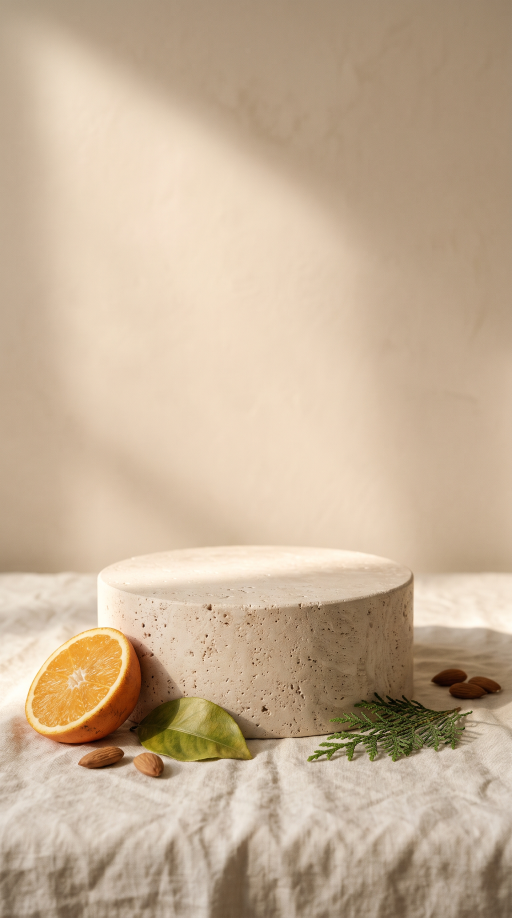
#> input picture 02_PRACA/grafika/zdroj/cleaner_natur/in/4_podstavec.jpg, 1536 x 2752 px (shown at 1/3 size)
$ python bez_podstavca.py
#> lines starting #> are read from the running program, lines starting #| are printed output that depends on the picture; after the words box and inside, x2 and y2 are one past the last pixel; in counts of white or black regions, pixels touching at a corner belong together
"""⚠️ NEPOUŽITÉ (15. 11.): výsledok mal šmuhy a hrany — podstavec odstránil Luk v Gemini (prompt v PROMPTY_GEMINI.md).
Z obrázka 4 odstráni travertínový podstavec (stena = inpaint, ľan = klon zo spodku s vyrovnaním jasu).
Suroviny (pomaranč, list, céder, mandle) ostanú. Výstup: in/4b_bez_podstavca.jpg
Použitie: python3 bez_podstavca.py"""
import os
import numpy as np
import cv2

D = os.path.dirname(os.path.abspath(__file__))
im = cv2.imread(os.path.join(D, 'in', '4_podstavec.jpg')).astype(np.float32)
H, W = im.shape[:2]
#> H = 2752; W = 1536
HOR = 1712                                   # kde ľan stretá stenu

# oblasť podstavca + jeho vrhnutý tieň doprava
ped = np.zeros((H, W), np.uint8)
cv2.ellipse(ped, (767, 1690), (480, 70), 0, 0, 360, 255, -1)
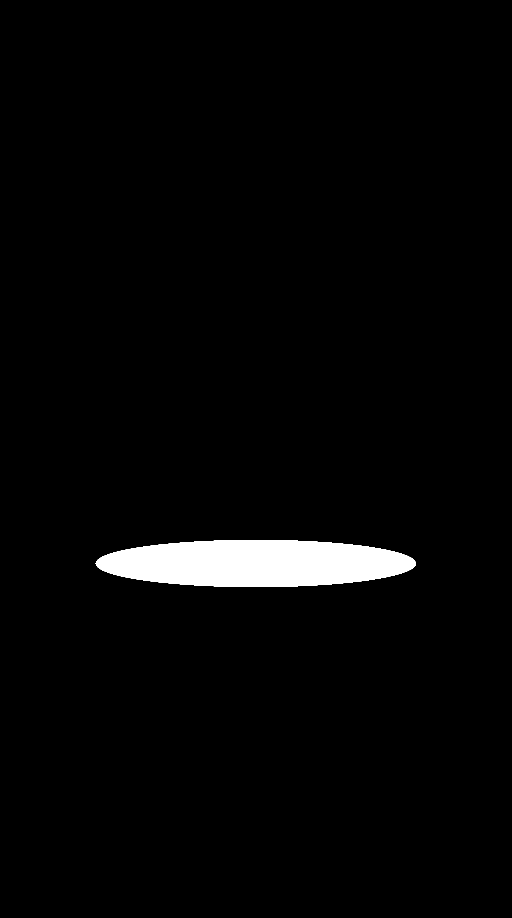
#> ped: shape (2752, 1536) (shown at 1/3 size); 2.5% white; 1 white region, box (x1, y1, x2, y2) and area: (287, 1620, 1248, 1761) 106423
cv2.rectangle(ped, (287, 1690), (1247, 2170), 255, -1)
cv2.ellipse(ped, (767, 2170), (480, 45), 0, 0, 180, 255, -1)
#> ped: shape (2752, 1536); 13% white; 1 white region, box (x1, y1, x2, y2) and area: (287, 1620, 1248, 2216) 548832
# suroviny pred podstavcom: ručné oblasti ∩ sýte/tmavé pixely
hsv = cv2.cvtColor(im.astype(np.uint8), cv2.COLOR_BGR2HSV)
#> hsv: shape (2752, 1536, 3); mean H, S, V 16.1, 65.6, 198.2
hand = np.zeros((H, W), np.uint8)
cv2.ellipse(hand, (250, 2055), (190, 185), 0, 0, 360, 255, -1)       # pomaranč
#> hand: shape (2752, 1536); 2.6% white; 1 white region, box (x1, y1, x2, y2) and area: (60, 1870, 441, 2241) 110867
cv2.fillPoly(hand, [np.array([(390, 2190), (520, 2080), (640, 2090), (760, 2280), (560, 2290), (400, 2230)])], 255)  # list
cv2.fillPoly(hand, [np.array([(900, 2290), (1000, 2070), (1200, 2060), (1420, 2120), (1400, 2260), (1050, 2300)])], 255)  # céder
#> hand: shape (2752, 1536); 6.1% white; 3 white regions, box (x1, y1, x2, y2) and area: (60, 1870, 441, 2241) 110867, (900, 2060, 1421, 2301) 95886, (390, 2080, 761, 2291) 51176
obj = (hsv[:, :, 1] > 70).astype(np.uint8) * 255
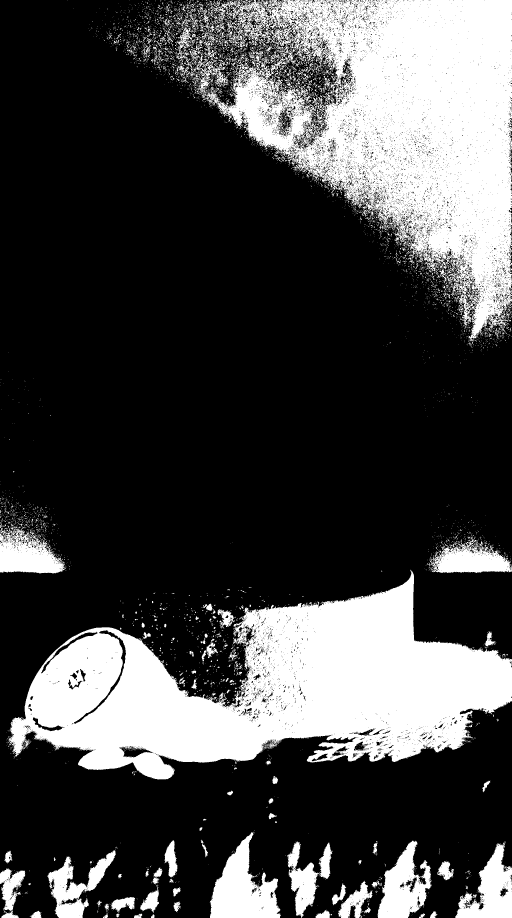
#> obj: shape (2752, 1536) (shown at 1/3 size); 27.6% white; 6247 white regions (5825 under 20 px), largest, box (x1, y1, x2, y2) and area: (528, 0, 1536, 1024) 487185, (22, 1709, 1536, 2339) 483765, (629, 2497, 843, 2752) 28650
obj = cv2.bitwise_and(obj, hand)
#> obj: shape (2752, 1536); 5.2% white; 84 white regions (79 under 20 px), largest, box (x1, y1, x2, y2) and area: (74, 1882, 441, 2241) 90726, (920, 2060, 1421, 2288) 77848, (390, 2080, 759, 2288) 49864, (1409, 2143, 1416, 2153) 27, (1407, 2175, 1413, 2183) 21
obj = cv2.morphologyEx(obj, cv2.MORPH_CLOSE, np.ones((9, 9), np.uint8))
#> obj: shape (2752, 1536); 5.4% white; 2 white regions, box (x1, y1, x2, y2) and area: (74, 1882, 759, 2288) 146445, (920, 2060, 1421, 2288) 83580
obj = cv2.dilate(obj, np.ones((7, 7), np.uint8))
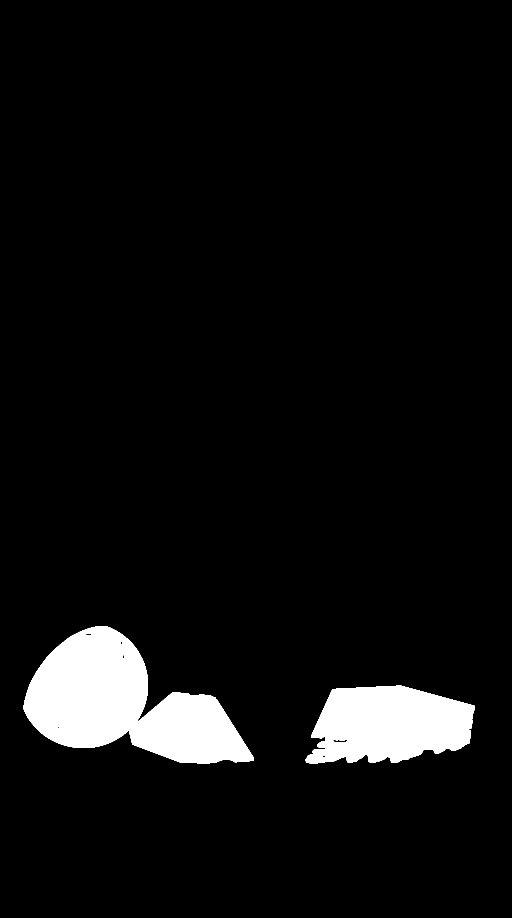
#> obj: shape (2752, 1536) (shown at 1/3 size); 5.8% white; 2 white regions, box (x1, y1, x2, y2) and area: (71, 1879, 762, 2291) 155013, (917, 2057, 1424, 2291) 89514
mask = cv2.bitwise_and(ped, cv2.bitwise_not(obj))
#> mask: shape (2752, 1536); 10.4% white; 7 white regions (3 under 20 px), largest, box (x1, y1, x2, y2) and area: (287, 1620, 1248, 2216) 438208, (368, 1953, 374, 1976) 74, (362, 1925, 368, 1935) 35, (379, 2193, 388, 2199) 29

out = im.copy()
# 1) stena: inpaint v 1/4 + rozmazanie
wall = mask.copy(); wall[HOR + 20:] = 0
#> after `wall[HOR + 20:] = 0`:
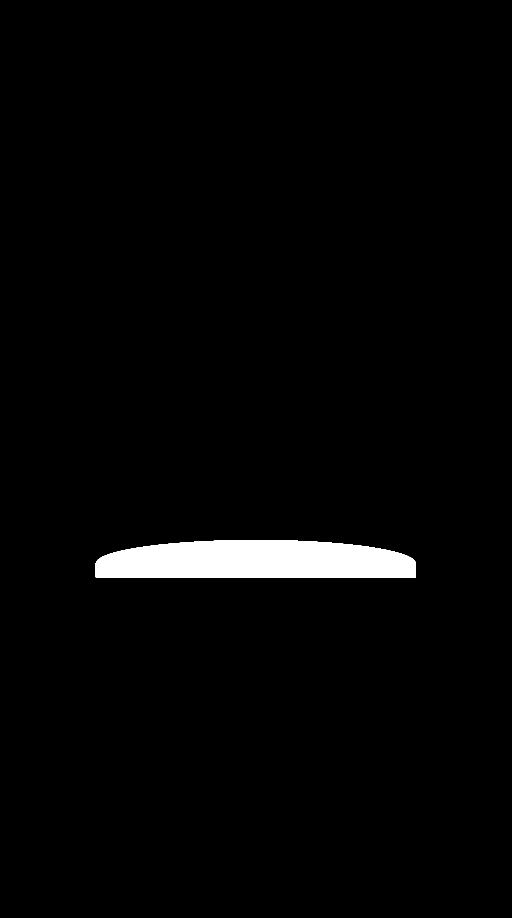
#> wall: shape (2752, 1536) (shown at 1/3 size); 2.2% white; 1 white region, box (x1, y1, x2, y2) and area: (287, 1620, 1248, 1732) 93092
sm = cv2.resize(im.astype(np.uint8), (W // 4, H // 4), interpolation=cv2.INTER_AREA)
ms = cv2.dilate((cv2.resize(wall, (W // 4, H // 4)) > 0).astype(np.uint8), np.ones((3, 3), np.uint8))
#> ms: shape (688, 384); values 0 (black) and 1 (white), 2.4% white; 1 white region, box (x1, y1, x2, y2) and area: (71, 404, 313, 434) 6388
fill = cv2.GaussianBlur(cv2.inpaint(sm, ms, 8, cv2.INPAINT_TELEA), (0, 0), 4)
fill = cv2.resize(fill, (W, H), interpolation=cv2.INTER_CUBIC).astype(np.float32)
#> fill: shape (2752, 1536, 3) float32
# 2) ľan: jemná štruktúra (vysoké frekvencie) zo spodku pod mandľami, jas a tiene z okolia (inpaint)
TOP = 2340
lowsrc = cv2.resize(cv2.inpaint(sm, cv2.dilate((cv2.resize(mask, (W // 4, H // 4)) > 0).astype(np.uint8), np.ones((3, 3), np.uint8)), 10, cv2.INPAINT_TELEA), (W, H), interpolation=cv2.INTER_CUBIC).astype(np.float32)
lowsrc = cv2.GaussianBlur(lowsrc, (0, 0), 10)
hf = im - cv2.GaussianBlur(im, (0, 0), 14)
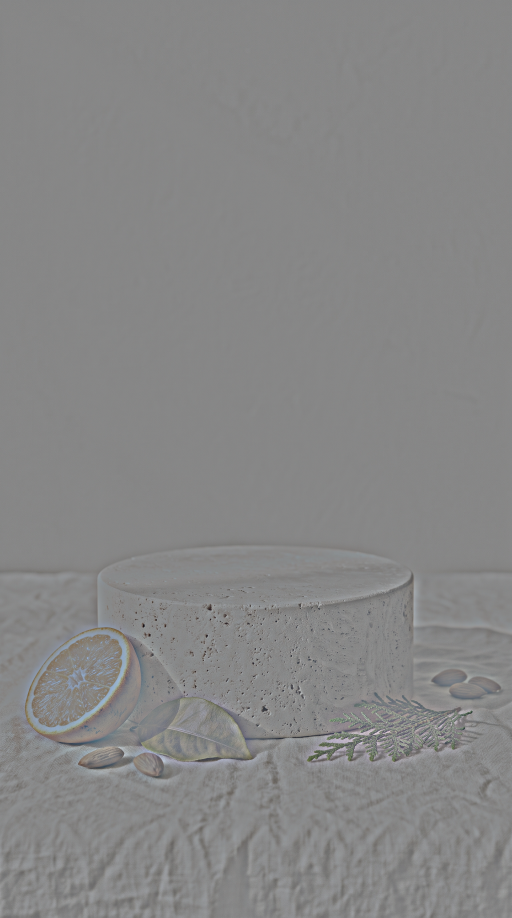
#> hf: shape (2752, 1536, 3) float32 (shown at 1/3 size); mean B, G, R 0, 0, 0; drawn with min black and max white
lin = np.zeros_like(im)
period = H - TOP
#> period = 412
for y in range(HOR - 10, H):
    k = (y - (HOR - 10)) % (2 * period)
    sy = TOP + (k if k < period else 2 * period - 1 - k)      # zrkadlové opakovanie
    sy = min(H - 1, sy)
    scale = 0.55 + 0.45 * (y - HOR) / (2200 - HOR)              # vzadu jemnejšia štruktúra
    lin[y] = lowsrc[y] + hf[sy] * np.clip(scale, 0.5, 1.0)
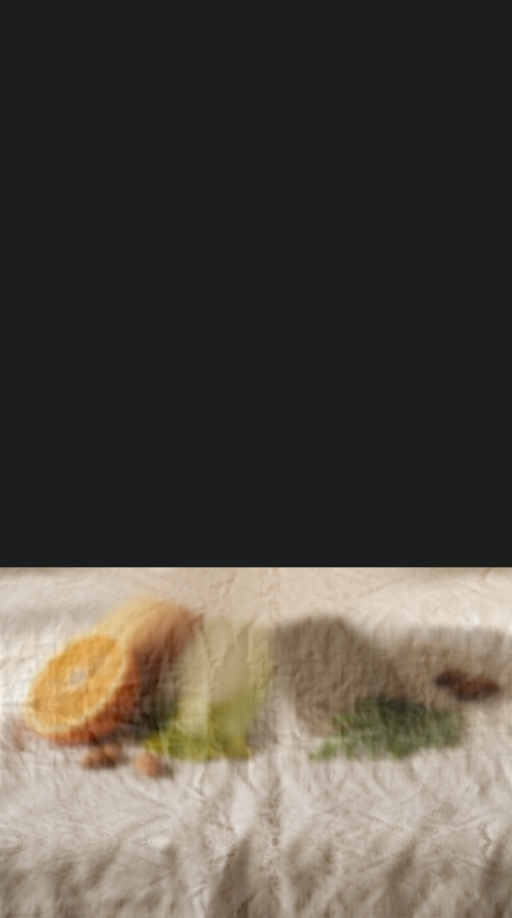
#> lin: shape (2752, 1536, 3) float32 (shown at 1/3 size); mean B, G, R 50.7, 61.2, 69.4; drawn with min black and max white
# prechod stena → ľan cez horizont
t = np.clip((np.arange(H, dtype=np.float32) - (HOR - 8)) / 16, 0, 1)[:, None, None]
#> t = 2752 values from 0 to 1
patch = fill * (1 - t) + lin * t
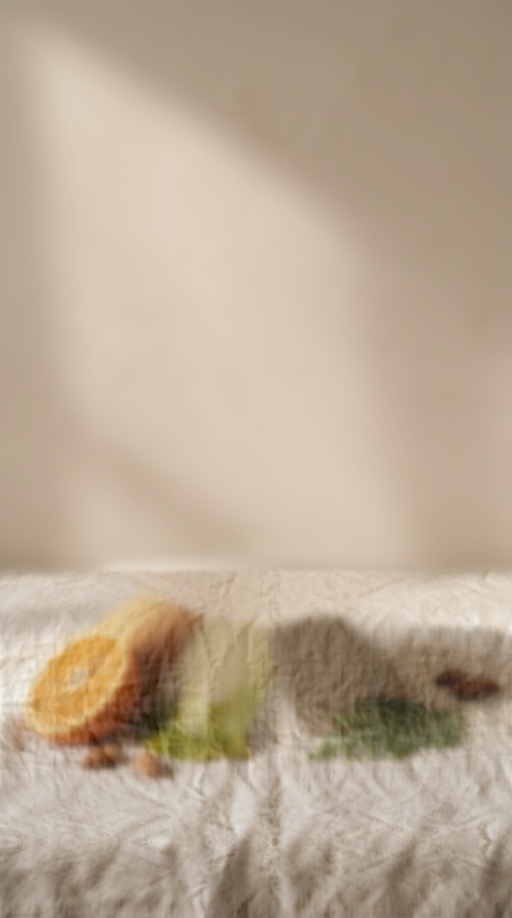
#> patch: shape (2752, 1536, 3) float32 (shown at 1/3 size); mean B, G, R 150.2, 176.4, 196.3; drawn with min black and max white
m = cv2.GaussianBlur(mask.astype(np.float32) / 255, (0, 0), 3)[:, :, None]
out = im * (1 - m) + patch * m
cv2.imwrite(os.path.join(D, 'in', '4b_bez_podstavca.jpg'), np.clip(out, 0, 255).astype(np.uint8), [cv2.IMWRITE_JPEG_QUALITY, 95])
print('ok')

$ run again, with 02_PRACA/grafika/zdroj/cleaner_natur/in/1_sad.jpg copied over 02_PRACA/grafika/zdroj/cleaner_natur/in/4_podstavec.jpg
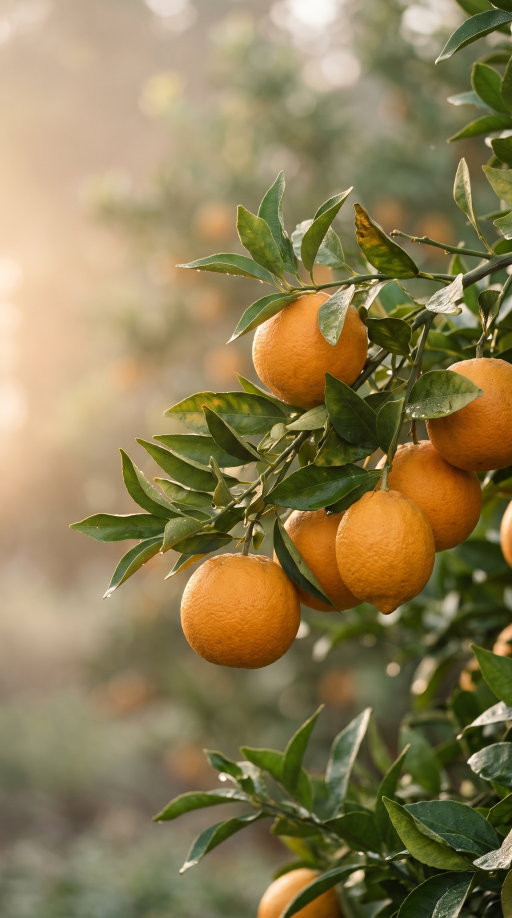
#> input picture 02_PRACA/grafika/zdroj/cleaner_natur/in/1_sad.jpg, 1536 x 2752 px (shown at 1/3 size)
#> hsv: shape (2752, 1536, 3); mean H, S, V 24.7, 116, 143.5
#> `obj = (hsv[:, :, 1] > 70).astype(np.uint8) * 255`:
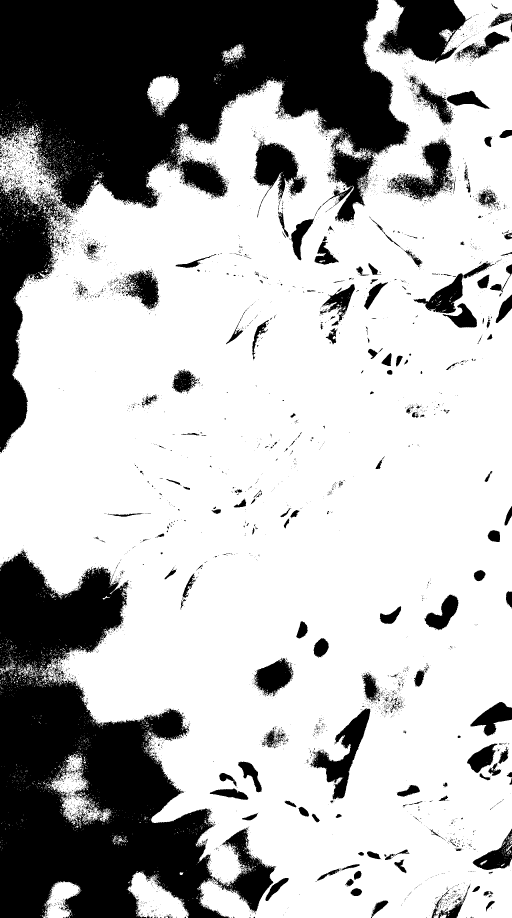
#> obj: shape (2752, 1536) (shown at 1/3 size); 70.4% white; 6573 black regions (6242 under 20 px), largest, box (x1, y1, x2, y2) and area: (0, 0, 1232, 667) 521272, (0, 1650, 825, 2752) 430637, (0, 540, 215, 1358) 68379
#> mask: shape (2752, 1536); 10.6% white; 3 white regions, box (x1, y1, x2, y2) and area: (287, 1620, 1248, 2216) 441831, (447, 2137, 542, 2208) 4496, (1012, 2130, 1107, 2210) 3102
#> wall: shape (2752, 1536); 2.2% white; 1 white region, box (x1, y1, x2, y2) and area: (287, 1620, 1248, 1732) 93092
#> ms: shape (688, 384); values 0 (black) and 1 (white), 2.4% white; 1 white region, box (x1, y1, x2, y2) and area: (71, 404, 313, 434) 6388
#> `out = im * (1 - m) + patch * m`:
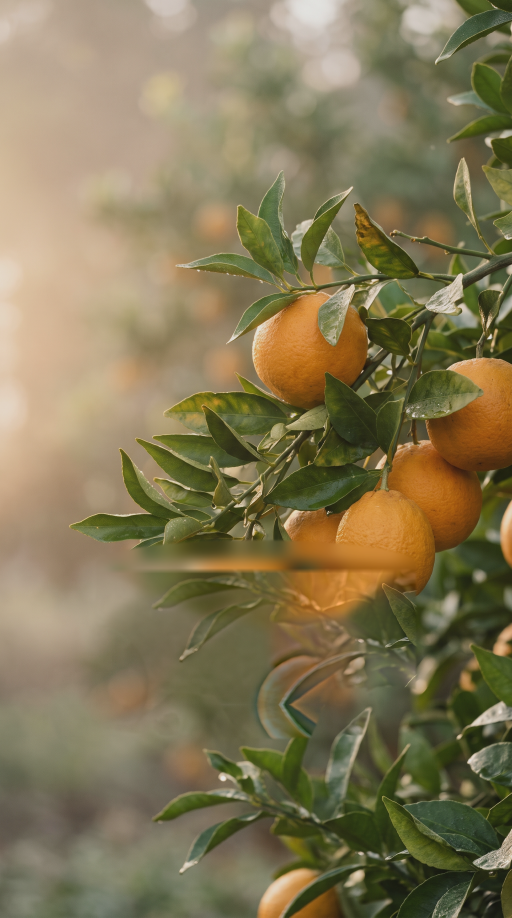
#> out: shape (2752, 1536, 3) float32 (shown at 1/3 size); mean B, G, R 84.9, 125.9, 140.2; drawn with min black and max white

$ run again, with 02_PRACA/grafika/zdroj/cleaner_natur/in/2_suroviny.jpg copied over 02_PRACA/grafika/zdroj/cleaner_natur/in/4_podstavec.jpg
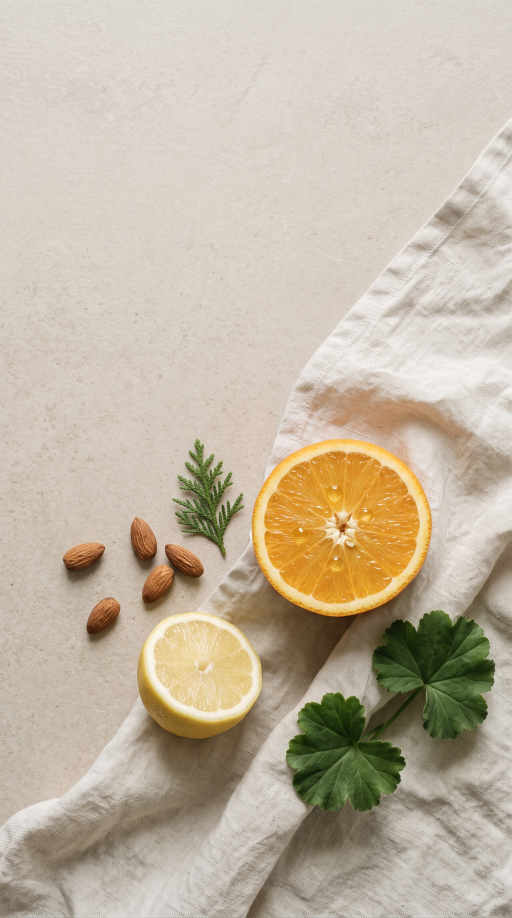
#> input picture 02_PRACA/grafika/zdroj/cleaner_natur/in/2_suroviny.jpg, 1536 x 2752 px (shown at 1/3 size)
#> hsv: shape (2752, 1536, 3); mean H, S, V 17.5, 47.5, 194.3
#> `obj = (hsv[:, :, 1] > 70).astype(np.uint8) * 255`:
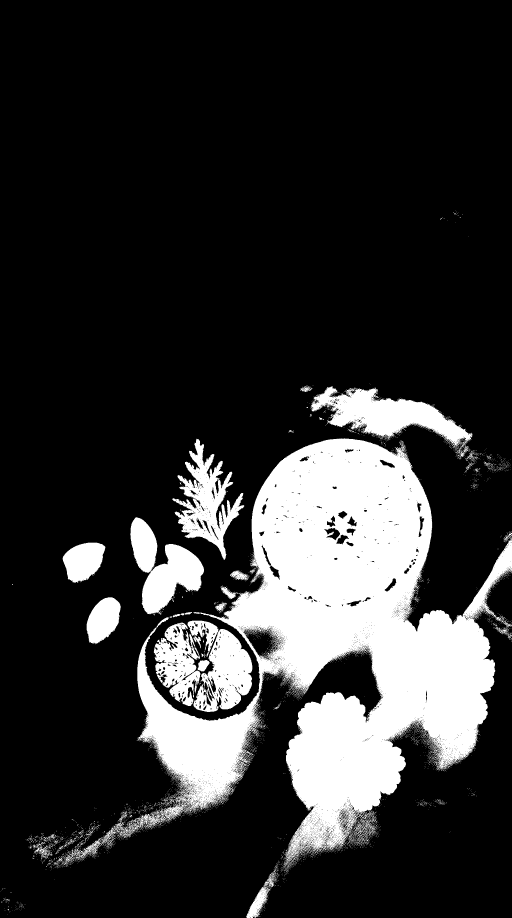
#> obj: shape (2752, 1536) (shown at 1/3 size); 19.2% white; 5080 white regions (4985 under 20 px), largest, box (x1, y1, x2, y2) and area: (306, 1315, 1536, 2601) 618118, (932, 1158, 1418, 1347) 37396, (391, 1552, 612, 1845) 31321
#> mask: shape (2752, 1536); 11.4% white; 1 white region, box (x1, y1, x2, y2) and area: (287, 1620, 1248, 2216) 481619
#> wall: shape (2752, 1536); 2.2% white; 1 white region, box (x1, y1, x2, y2) and area: (287, 1620, 1248, 1732) 93092
#> ms: shape (688, 384); values 0 (black) and 1 (white), 2.4% white; 1 white region, box (x1, y1, x2, y2) and area: (71, 404, 313, 434) 6388
#> `out = im * (1 - m) + patch * m`:
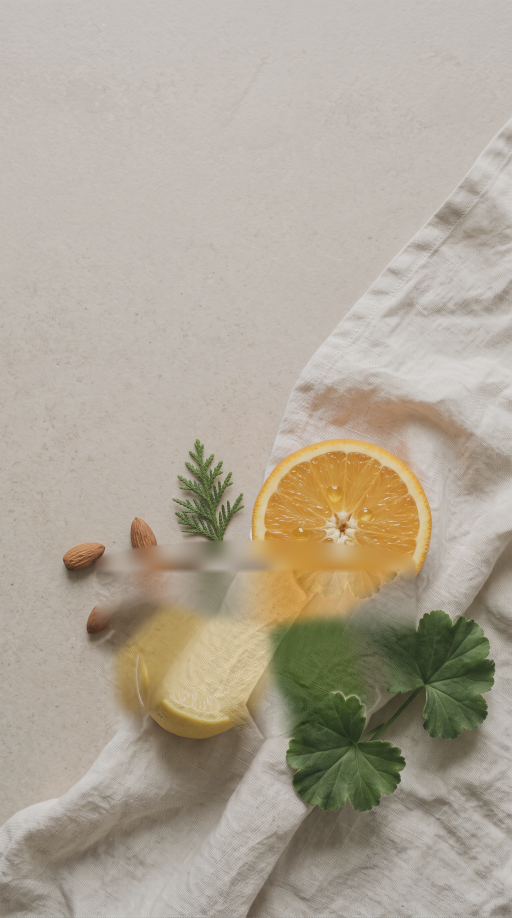
#> out: shape (2752, 1536, 3) float32 (shown at 1/3 size); mean B, G, R 161.7, 180.3, 193; drawn with min black and max white

$ run again, with 02_PRACA/grafika/zdroj/cleaner_natur/in/3_kvapka.jpg copied over 02_PRACA/grafika/zdroj/cleaner_natur/in/4_podstavec.jpg
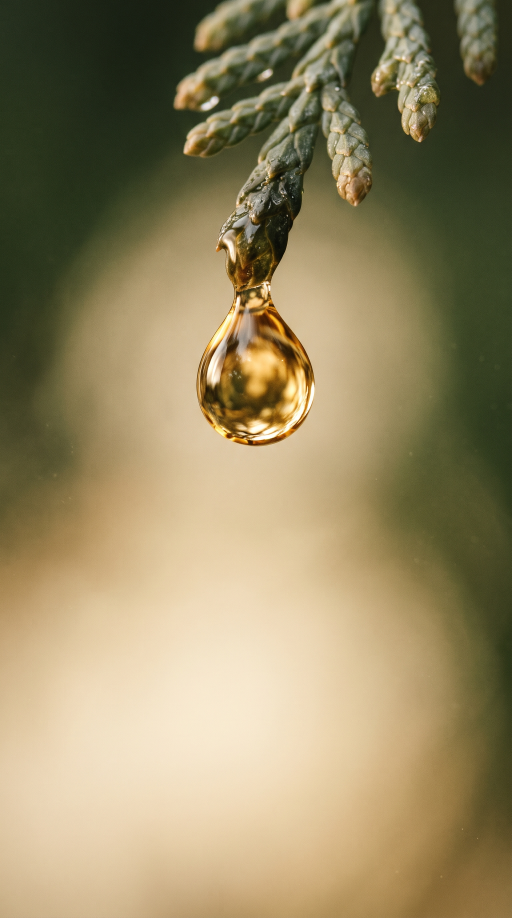
#> input picture 02_PRACA/grafika/zdroj/cleaner_natur/in/3_kvapka.jpg, 1536 x 2752 px (shown at 1/3 size)
#> hsv: shape (2752, 1536, 3); mean H, S, V 25.4, 97.2, 151.7
#> mask: shape (2752, 1536); 12.2% white; 1 white region, box (x1, y1, x2, y2) and area: (287, 1620, 1248, 2216) 514808
#> wall: shape (2752, 1536); 2.2% white; 1 white region, box (x1, y1, x2, y2) and area: (287, 1620, 1248, 1732) 93092
#> ms: shape (688, 384); values 0 (black) and 1 (white), 2.4% white; 1 white region, box (x1, y1, x2, y2) and area: (71, 404, 313, 434) 6388
#> `out = im * (1 - m) + patch * m`:
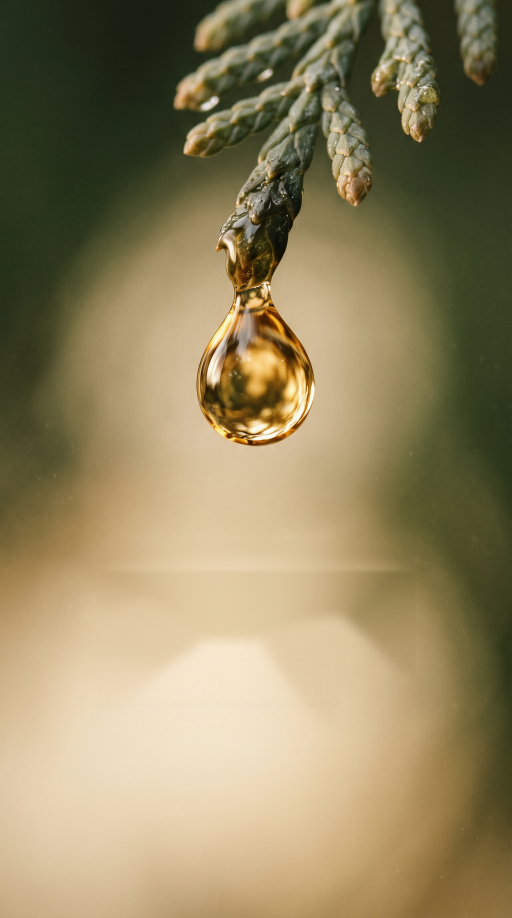
#> out: shape (2752, 1536, 3) float32 (shown at 1/3 size); mean B, G, R 98.5, 135.6, 149.1; drawn with min black and max white
